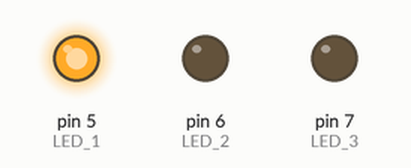
This program was run on a simulated Arduino Uno, built with avr-gcc and run on an emulated ATmega328P. Shown: output pins drawn as LEDs (lit = HIGH).

Above: at 0.1 s.
At 1.5 s:
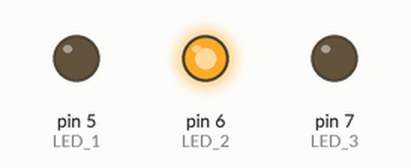
At 3.3 s:
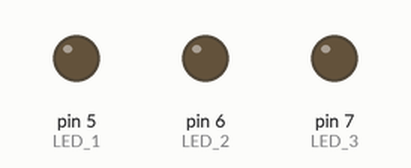
At 6.3 s:
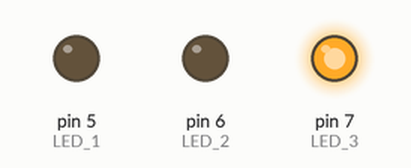
Timing chart, 0 to 8.6 s (numbered marks = the images above):
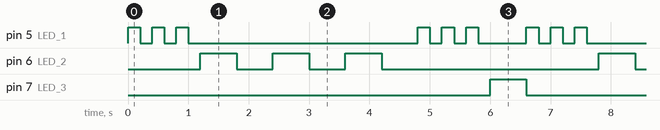

The program:

main.cpp
```cpp
#include <Arduino.h>
#define LED_1 5
#define LED_2 6
#define LED_3 7

#define kurzesSignal 200
#define langesSignal 600
#define kurz 1
#define lang 2

void setup() {
 pinMode(LED_1, OUTPUT);
 pinMode(LED_2, OUTPUT);
 pinMode(LED_3, OUTPUT);
}

int signal[]
{
  kurz, kurz, kurz,
  lang, lang, lang,
  kurz, kurz, kurz
};

void loop()
{
  for (int i=0; i<9; i++ )
  {
    int impuls = signal[i];
    if (impuls == kurz)
      {
        digitalWrite(LED_1, HIGH);
        delay(kurzesSignal);
        digitalWrite(LED_1, LOW);
        delay(kurzesSignal);
      }
      else if (impuls == lang)
      {
        digitalWrite(LED_2, HIGH);
        delay(langesSignal);
        digitalWrite(LED_2, LOW);
        delay(langesSignal);
      }

  }
  digitalWrite(LED_3, HIGH);
  delay(langesSignal);
  digitalWrite(LED_3, -LOW);
}
```

Measured:
- by itself, pin 6 (LED_2): repeats every 6.6 s: 2 × (LOW 0.60 s, HIGH 0.60 s), LOW 3.6 s, HIGH 0.60 s
- by itself, pin 7 (LED_3): alternates HIGH for 0.60 s and LOW for 6.0 s
- by itself, pin 5 (LED_1): repeats every 6.6 s: 2 × (LOW 0.20 s, HIGH 0.20 s), LOW 3.8 s, 2 × (HIGH 0.20 s, LOW 0.20 s), HIGH 0.20 s, LOW 0.80 s, HIGH 0.20 s
